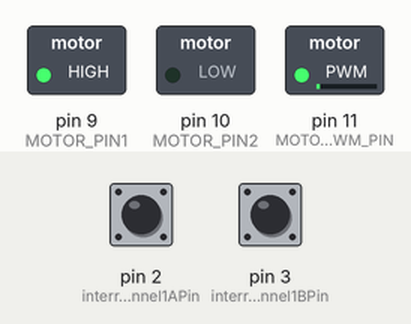
Simulated run of this sketch. Board: Arduino Uno, built with avr-gcc and run on an emulated ATmega328P. Parts: switched loads named in the sketch (green lamp = pin HIGH). Inputs (shaded band) come from the test bench; at power-on: pin 2 (interruptChannel1APin) HIGH, pin 3 (interruptChannel1BPin) HIGH. What the sketch prints to the serial monitor is not drawn.

Above: at 0.1 s.
Timing chart, 0 to 1.6 s (numbered marks = the images above):
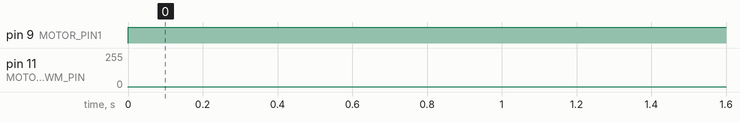

The sketch:

Lab_WK12_2.ino
```cpp
#define MOTOR_PIN1 9
#define MOTOR_PIN2 10
#define MOTOR_PWM_PIN 11
int interruptChannel1APin = 2;
int interruptChannel1BPin = 3;
int delay_count = 0;
int setpoint=0;
int fb_speed = 0;
int target;
volatile int encoderCount = 0;
volatile int encoderDir = 0;

void moveforward (int speed)
{
  digitalWrite(MOTOR_PIN1,HIGH);
  digitalWrite(MOTOR_PIN2,LOW);
  analogWrite(MOTOR_PWM_PIN,speed);
}
void movebackward (int speed)
{
  digitalWrite(MOTOR_PIN1,LOW);
  digitalWrite(MOTOR_PIN2,HIGH);
  analogWrite(MOTOR_PWM_PIN,speed);
}
void setSpeed (int speed)
{
  if (speed>0)
  {
    if(speed>255)
    {speed=255;}
    moveforward(speed);
  }
 else if (speed<0)
 {
   speed=speed*(-1);
   if (speed>255)
   {speed=255;}
   movebackward(speed);
 }
 else
 {moveforward(1);}
}

void Timer1_initialize (int period)
{
  noInterrupts();
  TCCR1A = 0;
  TCCR1B = 0;
  TCNT1  = 0;
  OCR1A  = (16000000.0/(256.0*1000.0))*period - 1;
  TCCR1B |= (1 << WGM12);
  TCCR1B |= (1 << CS12) | (0 << CS11) | (0 << CS10);
  TIMSK1 |= (1 << OCIE1A);
  interrupts();
}
void setup()
{
  pinMode(MOTOR_PIN1,OUTPUT);
  pinMode(MOTOR_PIN2,OUTPUT);
  pinMode(MOTOR_PWM_PIN,OUTPUT);
  pinMode(interruptChannel1APin,INPUT_PULLUP);
  pinMode(interruptChannel1BPin,INPUT_PULLUP);
  attachInterrupt(digitalPinToInterrupt(interruptChannel1APin),Channel1A_callback, RISING);
  attachInterrupt(digitalPinToInterrupt(interruptChannel1BPin),Channel1B_callback, RISING);
  Serial.begin(9600);
  Timer1_initialize(300);
}

int errori = 0;
float kp = 1.0;
float ki = 0.1;

void loop()
{
  int error = setpoint - fb_speed;
  int pid = kp*(float)(error)+ ki*(float)(errori);
  errori += error;
  setSpeed(pid);
  Serial.print(setpoint);
  Serial.print(",");
  Serial.println(fb_speed);
  delay(100);
}
void serialEvent()
{
   if(Serial.read() != 's')
     {return;}
  float val = Serial.parseInt();
  if(Serial.read() != 'n')
    {return;}
  if(Serial.available())
  {
    Serial.read();
  }
  target = constrain(val, -100.0, 100.0);
  Serial.println(target);
}
void Channel1A_callback()
{
  if (digitalRead(interruptChannel1APin)==1 && digitalRead(interruptChannel1BPin)==0)
    {encoderCount++;}
}
void Channel1B_callback()
{
  if (digitalRead(interruptChannel1APin)==0 && digitalRead(interruptChannel1BPin)==1)
    {encoderCount--;}
}
ISR(TIMER1_COMPA_vect)
{
  fb_speed = encoderCount;
  encoderCount = 0;
}
```

Measured:
- by itself, pin 9 (MOTOR_PIN1): LOW → HIGH at 0.00 s
- by itself, pin 11 (MOTOR_PWM_PIN): 0/255 → 1/255 at 0.00 s
